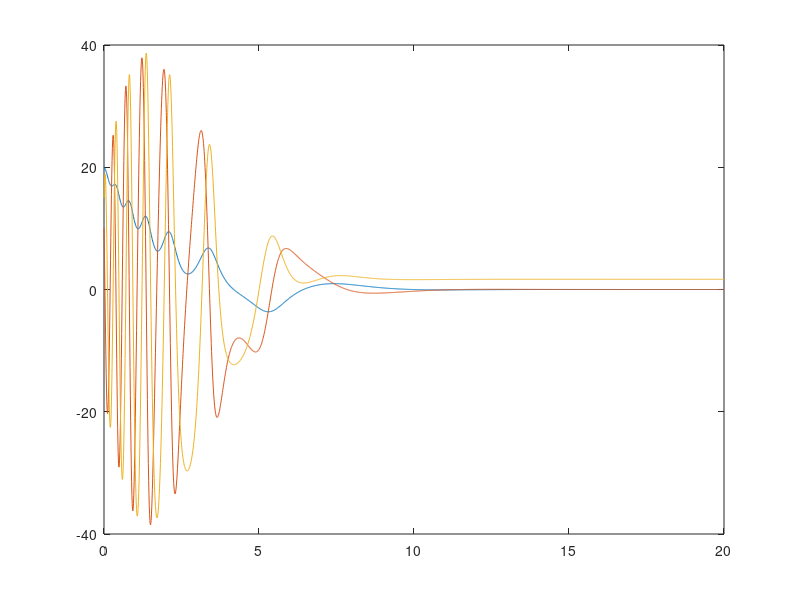
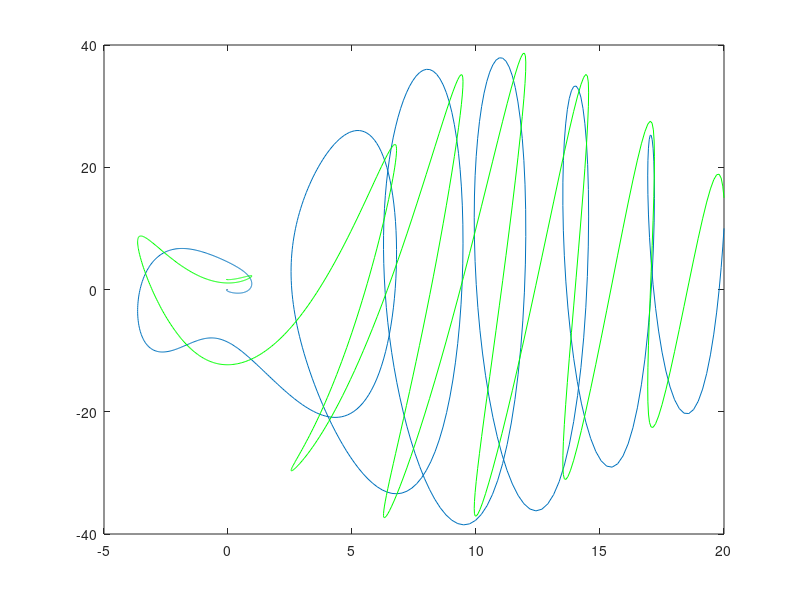

MATLAB code to generate these figures, in order:
tStep = 0.01;
tMax = 20;

a = 0.5;
b = 0.3;
c = 0.4;

x = 20;
y = 10;
z = 15;


xProgress = zeros(tMax/tStep, 1);
yProgress = zeros(tMax/tStep, 1);
zProgress = zeros(tMax/tStep, 1);
tProgress = zeros(tMax/tStep, 1);

i = 1;

for t=0:tStep:tMax
    % save state
    tProgress(i) = t;
    xProgress(i) = x;
    yProgress(i) = y;
    zProgress(i) = z;

    % compute derivatives
    x_ = a * (y - x);
    y_ = -x * z + b * x - y;
    z_ = x * y - c * x;

    x = x + x_ * tStep;
    y = y + y_ * tStep;
    z = z + z_ * tStep;

    i = i + 1;
end

figure;
plot(tProgress, [xProgress, yProgress, zProgress]);

figure;
plot(xProgress, yProgress);
hold on;
plot(xProgress, zProgress, 'g');
hold off;